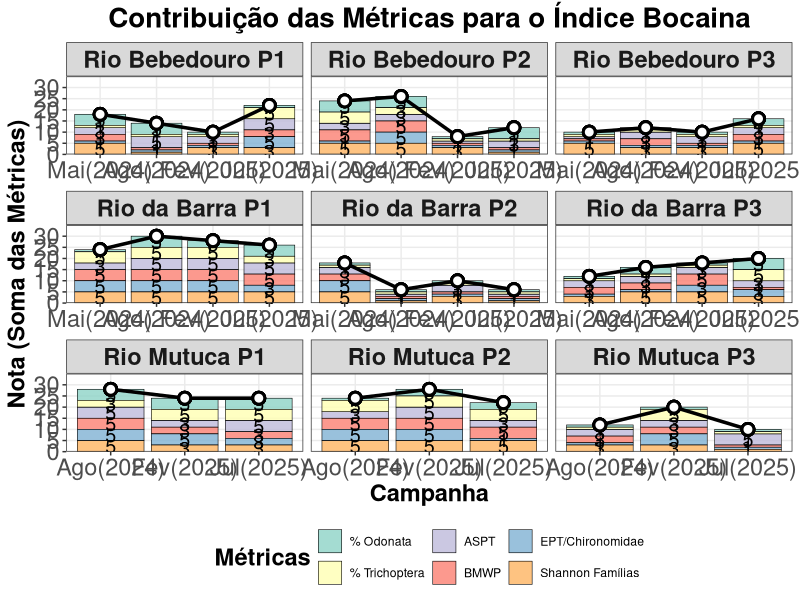
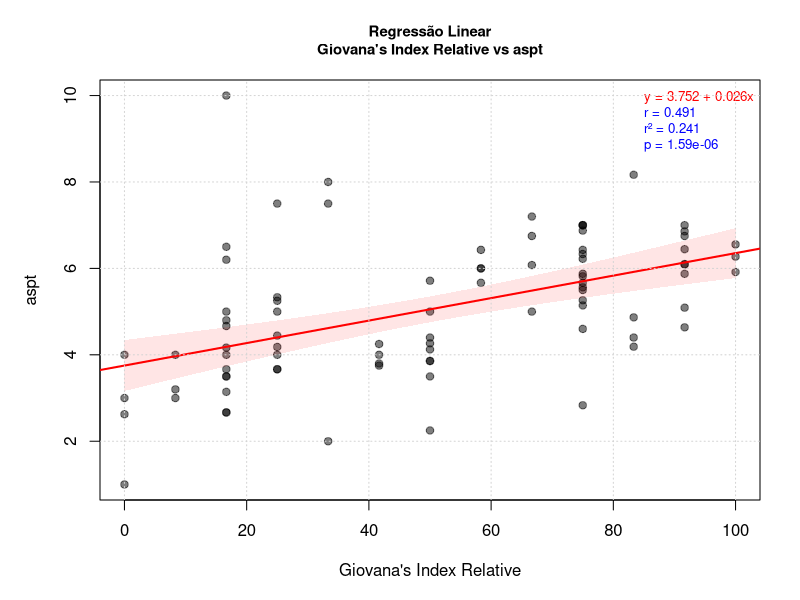
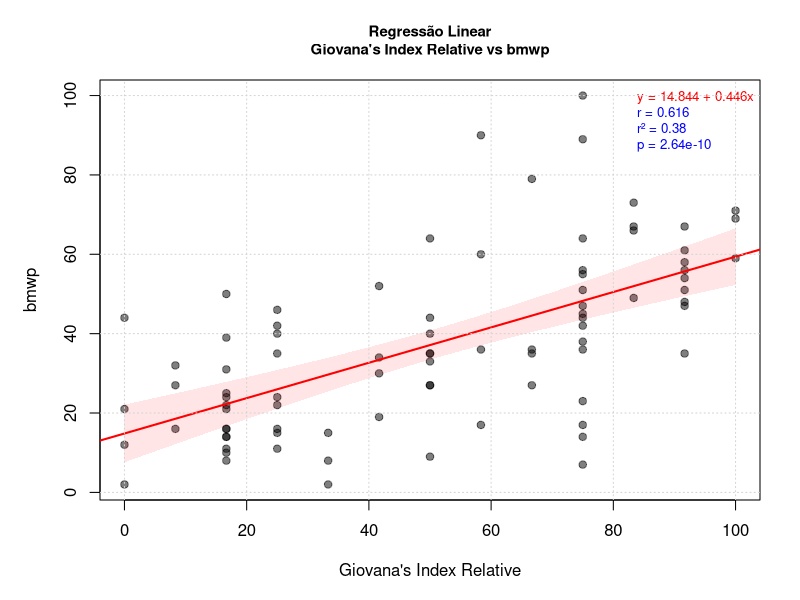
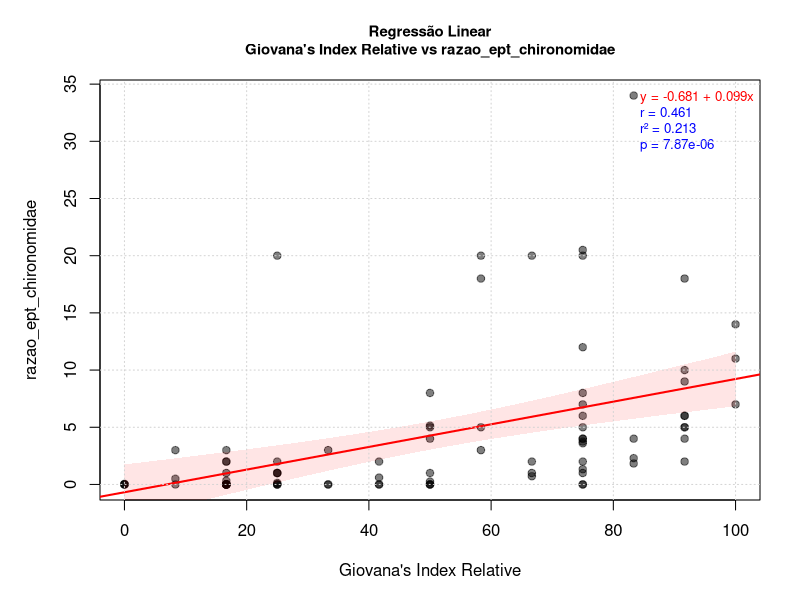
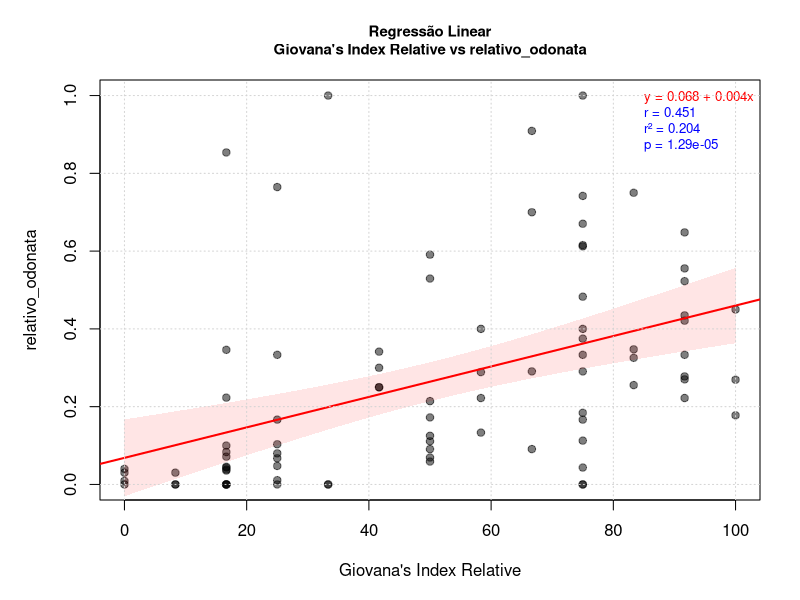
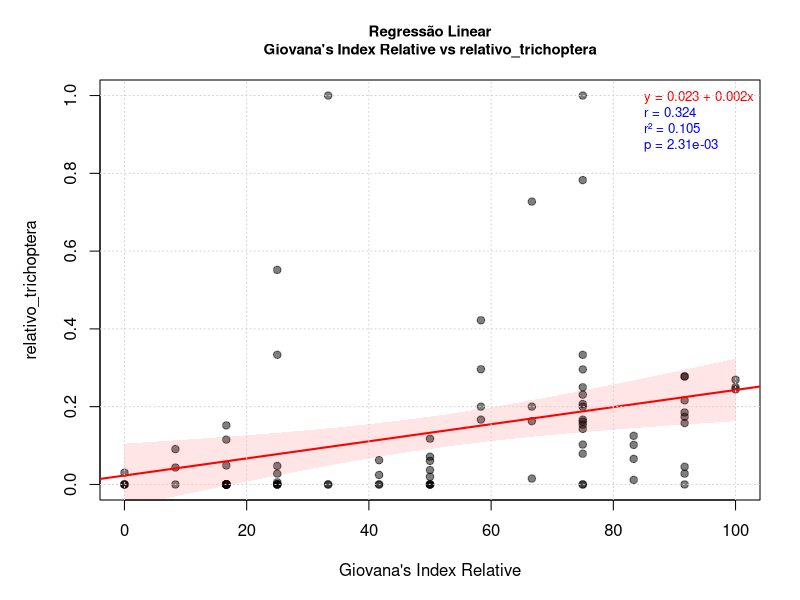
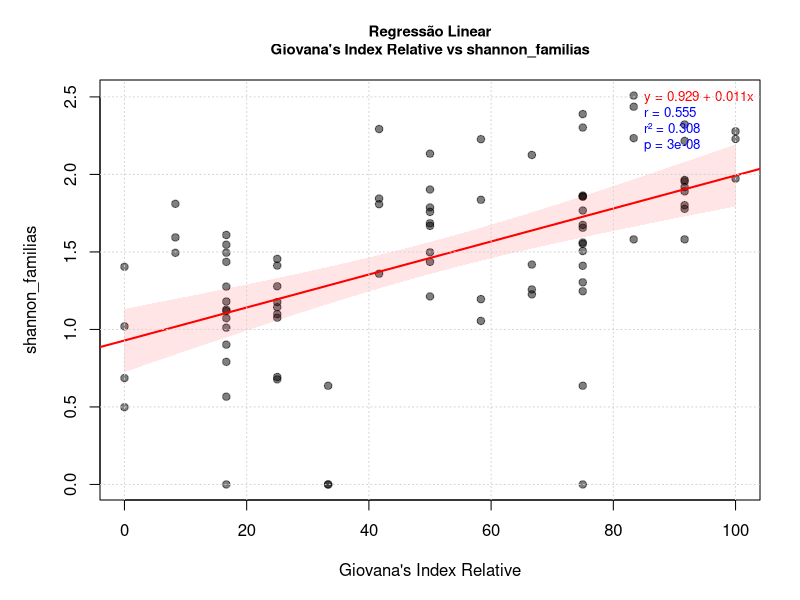
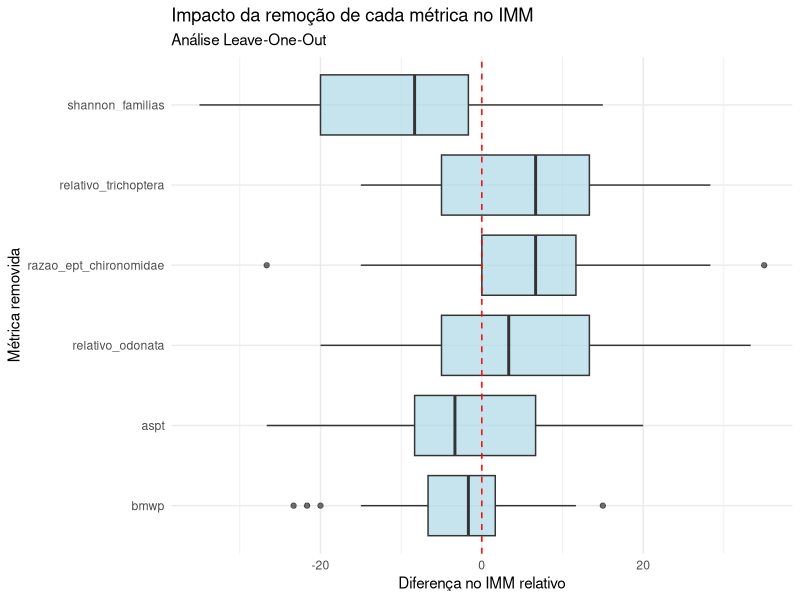

These figures' R source, in order: (Note: this script raises an error after producing the figures.)
library(tidyverse)

################################## Configurações ###############################
set.seed(1994)
pontos_referencia <- c("RiodaBarra-P1/2", "RioMutuca-P1")
pontos_impactado <- c("RiodaBarra-P2", "RioMutuca-P3")
rios <- c("rio_bebedouro", "rio_da_barra", "rio_mutuca")
amostras_descartadas <- c("RiodaBarra-P1")
metodos_de_amostragem <- c("D Net")
vetor_respostas <- c(
  "aspt", 
  "bmwp", 
  #"filtrador_proporcao",
  #"raspadores_proporcao",
  "razao_ept_chironomidae",
  "relativo_odonata",
  "relativo_trichoptera",
  "shannon_familias")

nota_maxima <- length(vetor_respostas) * 5
nota_minima <- length(vetor_respostas)


# Pastas de figuras
pasta_figuras <- "figuras/indice_multimetrico/rede_unica"
if (!dir.exists(pasta_figuras)) {
  dir.create(pasta_figuras, recursive = TRUE)
}

# Pasta de tabelas
pasta_tabelas <- "tabelas/indice_multimetrico/rede_unica"
if (!dir.exists(pasta_tabelas)) {
  dir.create(pasta_tabelas, recursive = TRUE)
}

################################## Carregar dados ##############################
indices_df <- read_csv("dados/processado/matriz_indices_imaturos_piata.csv") 


############################## Pre-processamento ###############################
# Adicionar coluna de impacto
indices_df <- indices_df %>%
  mutate(
    impacto = case_when(
      locality_name %in% pontos_referencia ~ "referencia",
      locality_name %in% pontos_impactado ~ "impactado",
      TRUE ~ "desconsiderado"
    )
  ) %>%
  filter(rio %in% rios) %>%
  filter(!locality_name %in% amostras_descartadas)

dados_filtrados <- indices_df %>%
  filter(impacto != "desconsiderado") %>%
  filter(method %in% metodos_de_amostragem) %>%
  mutate(
    impacto = as.factor(impacto),
    method = as.factor(method)
  ) 

############################### Detectando limiares ############################
estatisticas_df <- data.frame()


for (i in vetor_respostas) {
  print(paste("Analisando índice:", i))
  
  estatisticas <- dados_filtrados %>%
    filter(impacto == "referencia") %>%
    mutate(
      minimo = min(.data[[i]]),
      quartil_25 = quantile(.data[[i]], 0.25, na.rm = TRUE),
      quartil_50 = quantile(.data[[i]], 0.50, na.rm = TRUE),
      quartil_75 = quantile(.data[[i]], 0.75, na.rm = TRUE),
      maximo = max(.data[[i]]),
      metade = quartil_25 / 2
      ) %>%
    mutate(metrica = i) %>%
    select(
      metrica, quartil_25, quartil_50, quartil_75, maximo, minimo, metade
    ) %>%
    group_by(metrica) %>%
    summarise_if(is.numeric, mean, na.rm = TRUE)

  estatisticas_df <- rbind(estatisticas_df, estatisticas)
}

write_csv(
  estatisticas_df,
  file.path(pasta_tabelas, "limiares_indices_imaturos_piata.csv")
)
############################### Aplicando na bacia #############################

statisticas_df_limpa <- estatisticas_df %>%
  select(metrica, quartil_25, metade)

indices_rebalanceados_df <- indices_df %>%
  filter(method %in% metodos_de_amostragem) %>%
  select(campanha, rio, locality_name, vetor_respostas) %>%
  pivot_longer(
    cols = all_of(vetor_respostas),
    names_to = "metrica",
    values_to = "valor"
  ) %>%
  left_join(statisticas_df_limpa, by = "metrica") %>%
  mutate(
    nota = case_when(
      valor >= quartil_25 ~ 5,
      valor >= metade & valor < quartil_25 ~ 3,
      valor < metade ~ 1,
      TRUE ~ NA_real_
    )
  ) 

  



giovanas_index <- indices_rebalanceados_df %>%
  group_by(campanha, rio, locality_name) %>%
  summarise(giovanas_index = sum(nota)) %>%
  ungroup() %>%
  mutate(
    giovanas_index_relative = (giovanas_index - nota_minima) 
                              / (nota_maxima - nota_minima) * 100
  )


tabela_IMM <- giovanas_index %>%
  select(campanha, rio, locality_name, giovanas_index, giovanas_index_relative)

tabela_indices <- indices_df %>%
  select(campanha, rio, locality_name, all_of(vetor_respostas)) %>%
  left_join(tabela_IMM, by = c("campanha", "rio", "locality_name"))

write_csv(
  tabela_indices,
  file.path(pasta_tabelas, "indice_bocaina_imaturos_piata.csv")
)


################## Plot indice multimetrico ####################################
metricas_contribuicao <- indices_rebalanceados_df %>%
  left_join(giovanas_index, by = c("campanha", "rio", "locality_name")) %>%
  mutate(
    metrica_label = case_when(
      metrica == "aspt" ~ "ASPT",
      metrica == "bmwp" ~ "BMWP",
      metrica == "razao_ept_chironomidae" ~ "EPT/Chironomidae",
      metrica == "relativo_odonata" ~ "% Odonata",
      metrica == "relativo_trichoptera" ~ "% Trichoptera",
      metrica == "riqueza_familias_ephemeroptera" ~ "Presença Ephemeroptera",
      metrica == "shannon_familias" ~ "Shannon Famílias",
      TRUE ~ metrica
    ),
    campanha = case_when(
      campanha == "campanha_1" ~ "Mai(2024)",
      campanha == "campanha_2" ~ "Ago(2024)",
      campanha == "campanha_3" ~ "Fev(2025)",
      campanha == "campanha_4" ~ "Jul(2025)",
      TRUE ~ campanha
    ),
    campanha = factor(
      campanha, 
      levels = c("Mai(2024)", "Ago(2024)", "Fev(2025)", "Jul(2025)")
    ),
    locality_name = case_when(
      locality_name == "RioBebedouro-P1" ~ "Rio Bebedouro P1",
      locality_name == "RioBebedouro-P2" ~ "Rio Bebedouro P2",
      locality_name == "RioBebedouro-P3" ~ "Rio Bebedouro P3",
      locality_name == "RiodaBarra-P1/2" ~ "Rio da Barra P1",
      locality_name == "RiodaBarra-P2" ~ "Rio da Barra P2",
      locality_name == "RiodaBarra-P3" ~ "Rio da Barra P3",
      locality_name == "RioMutuca-P1" ~ "Rio Mutuca P1",
      locality_name == "RioMutuca-P2" ~ "Rio Mutuca P2",
      locality_name == "RioMutuca-P3" ~ "Rio Mutuca P3",
      TRUE ~ locality_name
    )
  ) 


plot <- ggplot() +
  # Barras empilhadas com os valores brutos das notas
  geom_col(
    data = metricas_contribuicao,
    aes(x = campanha, y = nota, fill = metrica_label),
    position = "stack",
    alpha = 0.8,
    color = "black",
    size = 0.2
  ) +
  # Adicionar texto com os valores das notas dentro das barras
  geom_text(
    data = metricas_contribuicao,
    aes(x = campanha, y = nota, fill = metrica_label, label = nota),
    position = position_stack(vjust = 0.5),
    size = 5,
    color = "black"
  ) +
  # Linha do índice total
  geom_line(
    data = metricas_contribuicao,
    aes(x = campanha, y = giovanas_index, group = 1),
    color = "black",
    size = 1.2
  ) +
  # Pontos do índice total
  geom_point(
    data = metricas_contribuicao,
    aes(x = campanha, y = giovanas_index),
    color = "black",
    size = 3,
    shape = 21,
    fill = "white",
    stroke = 1.5
  ) +
  facet_wrap(~  locality_name, scales = "free_x", ncol = 3) +
  labs(
    x = "Campanha",
    y = "Nota (Soma das Métricas)",
    fill = "Métricas",
    title = "Contribuição das Métricas para o Índice Bocaina"
  ) +
  scale_fill_brewer(palette = "Set3") +
  theme_bw() +
  theme(
    axis.text = element_text(angle = 0, hjust = 0.5, size = 17),
    legend.position = "bottom",
    panel.grid.minor = element_blank(),
    strip.text = element_text(size = 17, face = "bold"),
    plot.title = element_text(size = 20, face = "bold", hjust = 0.5),
    axis.title = element_text(size = 17, face = "bold"),
    legend.title = element_text(size = 17, face = "bold")
    
  ) +
  scale_y_continuous(
    limits = c(0, nota_maxima + 5),
    breaks = seq(0, nota_maxima, by = 5),
    expand = c(0, 0)
  )

ggsave(
  filename = file.path(pasta_figuras, "indice_bocaina_imaturos_piata.png"),
  plot = plot,
  width = 15,
  height = 15,
  dpi = 300
)


############################# plotar correlação entre métricas e IMM ###########
# Identificar colunas numéricas (excluindo giovanas_index_relative e giovanas_index)
colunas_numericas <- names(tabela_indices)[sapply(tabela_indices, is.numeric)]
colunas_para_plotar <- setdiff(colunas_numericas, c("giovanas_index_relative", "giovanas_index"))

# Criar gráficos de dispersão para giovanas_index_relative vs outras variáveis numéricas
if(length(colunas_para_plotar) > 0) {
  # Criar um arquivo PDF com todos os gráficos
  pdf(file.path(pasta_figuras, "graficos_giovanas_index_relative.pdf"),
      width = 10, height = 8)
  
  for(var in colunas_para_plotar) {
    # Extrair valores
    x <- tabela_indices[["giovanas_index_relative"]]
    y <- tabela_indices[[var]]
    
    # Remover NAs
    validos <- complete.cases(x, y)
    x_clean <- x[validos]
    y_clean <- y[validos]
    
    # Pular se não houver dados suficientes
    if(length(x_clean) < 3) next
    
    # Calcular correlação
    r <- cor(x_clean, y_clean, method = "pearson")
    r2 <- r^2
    
    # Teste de correlação
    cor_test <- cor.test(x_clean, y_clean, method = "pearson")
    p_val <- cor_test$p.value
    
    # Ajustar modelo de regressão linear
    modelo_linear <- lm(y_clean ~ x_clean)
    
    # Extrair coeficientes da regressão
    intercepto <- coef(modelo_linear)[1]
    inclinacao <- coef(modelo_linear)[2]
    
    # Criar o gráfico
    par(mar = c(5, 5, 4, 2))
    plot(x_clean, y_clean,
         xlab = "Giovana's Index Relative",
         ylab = var,
         main = paste("Regressão Linear\nGiovana's Index Relative vs", var),
         pch = 19,
         col = rgb(0, 0, 0, 0.5),
         cex.main = 0.9)
    
    # Adicionar linha de regressão linear
    abline(modelo_linear, col = "red", lwd = 2)
    
    # Adicionar intervalo de confiança da regressão
    if(length(x_clean) > 10) {  # Só adiciona intervalo se houver dados suficientes
      x_ordenado <- seq(min(x_clean), max(x_clean), length.out = 100)
      intervalo_conf <- predict(modelo_linear, 
                               newdata = data.frame(x_clean = x_ordenado), 
                               interval = "confidence")
      
      # Adicionar banda de confiança
      polygon(c(x_ordenado, rev(x_ordenado)),
              c(intervalo_conf[,2], rev(intervalo_conf[,3])),
              col = rgb(1, 0, 0, 0.1), border = NA)
    }
    
    # Adicionar equação da reta e estatísticas
    equacao <- paste0("y = ", round(intercepto, 3), 
                     ifelse(inclinacao >= 0, " + ", " - "), 
                     round(abs(inclinacao), 3), "x")
    
    legend("topright",
           legend = c(
             equacao,
             paste("r =", round(r, 3)),
             paste("r² =", round(r2, 3)),
             paste("p =", format(p_val, scientific = TRUE, digits = 3))
           ),
           bty = "n",
           cex = 0.8,
           text.col = c("red", "blue", "blue", "blue"))
    
    # Adicionar grid
    grid()
  }
  
  dev.off()
  
  cat("Gráficos de regressão linear salvos em: graficos_giovanas_index_relative.pdf\n")
  
  # Também criar uma tabela resumo das correlações
  resultado_correlacoes <- data.frame(
    Variavel = colunas_para_plotar,
    Correlacao_r = NA,
    R_quadrado = NA,
    P_valor = NA,
    Significativo_005 = NA
  )
  
  for(i in 1:length(colunas_para_plotar)) {
    var <- colunas_para_plotar[i]
    validos <- complete.cases(tabela_indices[["giovanas_index_relative"]], 
                             tabela_indices[[var]])
    
    if(sum(validos) >= 3) {
      cor_test <- cor.test(tabela_indices[["giovanas_index_relative"]][validos], 
                          tabela_indices[[var]][validos])
      resultado_correlacoes$Correlacao_r[i] <- round(cor_test$estimate, 3)
      resultado_correlacoes$R_quadrado[i] <- round(cor_test$estimate^2, 3)
      resultado_correlacoes$P_valor[i] <- format(cor_test$p.value, scientific = TRUE, digits = 3)
      resultado_correlacoes$Significativo_005[i] <- cor_test$p.value < 0.05
    }
  }
  
  # Mostrar e salvar resultados
  print(resultado_correlacoes)
  write.csv(resultado_correlacoes, file.path(pasta_tabelas, "correlacoes_giovanas_index_relative.csv"), row.names = FALSE)
  
}

############################## INACABADO INACABADO #############################
############################### Análise Leave-One-Out ##########################
############################## INACABADO INACABADO #############################

# Função para calcular o IMM com um conjunto específico de métricas
calcular_imm <- function(vetor_metricas, dados, estatisticas_df) {
  
  # Ajustar notas máximas e mínimas para o número de métricas
  nota_max_parcial <- length(vetor_metricas) * 5
  nota_min_parcial <- length(vetor_metricas)
  
  # Filtrar estatísticas para as métricas selecionadas
  estatisticas_parciais <- estatisticas_df %>%
    filter(metrica %in% vetor_metricas) %>%
    select(metrica, quartil_25, metade)
  
  # Calcular IMM parcial
  imm_parcial <- dados %>%
    select(campanha, rio, locality_name, all_of(vetor_metricas)) %>%
    pivot_longer(
      cols = all_of(vetor_metricas),
      names_to = "metrica",
      values_to = "valor"
    ) %>%
    left_join(estatisticas_parciais, by = "metrica") %>%
    mutate(
      nota = case_when(
        valor >= quartil_25 ~ 5,
        valor >= metade & valor < quartil_25 ~ 3,
        valor < metade ~ 1,
        TRUE ~ NA_real_
      )
    ) %>%
    group_by(campanha, rio, locality_name) %>%
    summarise(
      imm_score = sum(nota),
      n_metricas = n(),
      .groups = 'drop'
    ) %>%
    mutate(
      imm_relative = (imm_score - nota_min_parcial) / 
                     (nota_max_parcial - nota_min_parcial) * 100
    )
  
  return(imm_parcial)
}

# Calcular IMM completo (referência)
imm_completo <- calcular_imm(vetor_respostas, indices_df, estatisticas_df)

# Inicializar dataframe para resultados
resultados_loo <- data.frame()

# Loop Leave-One-Out
for (metrica_removida in vetor_respostas) {
  
  cat("\n========================================\n")
  cat("Removendo métrica:", metrica_removida, "\n")
  
  # Criar vetor sem a métrica atual
  metricas_reduzidas <- vetor_respostas[vetor_respostas != metrica_removida]
  
  # Calcular IMM sem essa métrica
  imm_parcial <- calcular_imm(metricas_reduzidas, indices_df, estatisticas_df)
  
  # Comparar com o IMM completo
  comparacao <- imm_completo %>%
    select(campanha, rio, locality_name, imm_completo = imm_relative) %>%
    left_join(
      imm_parcial %>% 
        select(campanha, rio, locality_name, imm_parcial = imm_relative),
      by = c("campanha", "rio", "locality_name")
    ) %>%
    mutate(
      metrica_removida = metrica_removida,
      diferenca = imm_parcial - imm_completo,
      diferenca_absoluta = abs(diferenca)
    )
  
  resultados_loo <- bind_rows(resultados_loo, comparacao)
  
  # Resumo estatístico
  cat("Diferença média:", mean(comparacao$diferenca, na.rm = TRUE), "\n")
  cat("Diferença absoluta média:", mean(comparacao$diferenca_absoluta, na.rm = TRUE), "\n")
  cat("Correlação com IMM completo:", cor(comparacao$imm_completo, comparacao$imm_parcial, use = "complete.obs"), "\n")
}

# Salvar resultados completos
write_csv(
  resultados_loo,
  file.path(pasta_tabelas, "resultados_leave_one_out.csv")
)

############################### Análise de estabilidade ########################

# Resumo por métrica removida
resumo_loo <- resultados_loo %>%
  group_by(metrica_removida) %>%
  summarise(
    correlacao = cor(imm_completo, imm_parcial, use = "complete.obs"),
    dif_media = mean(diferenca, na.rm = TRUE),
    dif_abs_media = mean(diferenca_absoluta, na.rm = TRUE),
    dif_dp = sd(diferenca, na.rm = TRUE),
    dif_max = max(diferenca_absoluta, na.rm = TRUE),
    n_amostras = n(),
    .groups = 'drop'
  ) %>%
  arrange(desc(correlacao))

write_csv(
  resumo_loo,
  file.path(pasta_tabelas, "resumo_leave_one_out.csv")
)

############################### Visualizações ##################################

# 1. Boxplot das diferenças por métrica removida
p1 <- ggplot(resultados_loo, aes(x = reorder(metrica_removida, diferenca_absoluta), 
                                  y = diferenca)) +
  geom_boxplot(fill = "lightblue", alpha = 0.7) +
  geom_hline(yintercept = 0, linetype = "dashed", color = "red") +
  coord_flip() +
  labs(
    title = "Impacto da remoção de cada métrica no IMM",
    subtitle = "Análise Leave-One-Out",
    x = "Métrica removida",
    y = "Diferença no IMM relativo"
  ) +
  theme_minimal()

ggsave(
  file.path(pasta_figuras, "leave_one_out_boxplot.png"),
  p1,
  width = 12,
  height = 8
)

# 2. Correlação entre IMM completo e parcial para cada métrica
p2 <- ggplot(resumo_loo, aes(x = reorder(metrica_removida, correlacao), 
                              y = correlacao)) +
  geom_col(fill = "steelblue") +
  geom_text(aes(label = round(correlacao, 3)), hjust = -0.1) +
  coord_flip() +
  labs(
    title = "Correlação entre IMM completo e IMM sem cada métrica",
    x = "Métrica removida",
    y = "Correlação de Pearson"
  ) +
  ylim(0.5, 1) +
  theme_minimal()

ggsave(
  file.path(pasta_figuras, "leave_one_out_correlacao.png"),
  p2,
  width = 12,
  height = 8
)

# 3. Scatterplot para a métrica mais influente
metrica_mais_influente <- resumo_loo$metrica_removida[which.min(resumo_loo$correlacao)]

p3 <- resultados_loo %>%
  filter(metrica_removida == metrica_mais_influente) %>%
  ggplot(aes(x = imm_completo, y = imm_parcial)) +
  geom_point(alpha = 0.6) +
  geom_abline(slope = 1, intercept = 0, color = "red", linetype = "dashed") +
  geom_smooth(method = "lm", se = TRUE, color = "blue") +
  labs(
    title = paste("IMM completo vs IMM sem", metrica_mais_influente),
    x = "IMM completo (%)",
    y = paste("IMM sem", metrica_mais_influente, "(%)")
  ) +
  theme_minimal()

ggsave(
  file.path(pasta_figuras, "leave_one_out_scatter_mais_influente.png"),
  p3,
  width = 10,
  height = 8
)

# 4. Heatmap da diferença por ponto amostral
p4 <- resultados_loo %>%
  ggplot(aes(x = locality_name, y = metrica_removida, fill = diferenca)) +
  geom_tile() +
  scale_fill_gradient2(low = "red", mid = "white", high = "blue", 
                       midpoint = 0, name = "Diferença") +
  labs(
    title = "Impacto da remoção de métricas por ponto amostral",
    x = "Ponto amostral",
    y = "Métrica removida"
  ) +
  theme_minimal() +
  theme(axis.text.x = element_text(angle = 45, hjust = 1))

ggsave(
  file.path(pasta_figuras, "leave_one_out_heatmap.png"),
  p4,
  width = 14,
  height = 10
)

# 5. Gráfico de importância das métricas
p5 <- ggplot(resumo_loo, aes(x = reorder(metrica_removida, dif_abs_media), 
                              y = dif_abs_media)) +
  geom_col(fill = "darkred", alpha = 0.8) +
  geom_errorbar(aes(ymin = dif_abs_media - dif_dp, 
                    ymax = dif_abs_media + dif_dp),
                width = 0.2) +
  coord_flip() +
  labs(
    title = "Importância relativa das métricas no IMM",
    subtitle = "Baseado na diferença absoluta média ao remover cada métrica",
    x = "Métrica",
    y = "Diferença absoluta média (%)"
  ) +
  theme_minimal()

ggsave(
  file.path(pasta_figuras, "leave_one_out_importancia.png"),
  p5,
  width = 12,
  height = 8
)

############################### Análise de redundância #########################


# Função para criar matriz de p-valores
pval_spearman <- function(df) {
  vars <- names(df)
  n <- length(vars)
  p_mat <- matrix(NA, n, n)
  colnames(p_mat) <- vars
  rownames(p_mat) <- vars

  # Loop pelos pares de variáveis
  for (i in 1:n) {
    for (j in 1:n) {
      if (i == j) {
        p_mat[i, j] <- 0
      } else {
        teste <- cor.test(df[[i]], df[[j]], method = "spearman")
        p_mat[i, j] <- teste$p.value
      }
    }
  }
  return(p_mat)
}



# Matriz de correlação entre métricas
matriz_cor <- dados_filtrados %>%
  select(all_of(vetor_respostas)) %>%
  cor(method = "spearman")

matriz_pval <- pval_spearman(dados_filtrados %>% select(all_of(vetor_respostas)))

# Salvar matriz
write_csv(
  as.data.frame(matriz_cor) %>% rownames_to_column("metrica"),
  file.path(pasta_tabelas, "correlacao_metricas.csv")
)

# Visualizar matriz de correlação
install.packages("corrplot")  # Instalar o pacote corrplot se ainda não estiver instalado

png(file.path(pasta_figuras, "correlacao_metricas.png"), 
    width = 800, height = 800)
corrplot(matriz_cor, 
         method = "color", 
         type = "upper", 
         addCoef.col = "black",
         tl.col = "black", 
         tl.srt = 45,
         title = "Correlação entre métricas do IMM",
         mar = c(0,0,2,0))
dev.off()

# visualizar matriz de p-valores
png(file.path(pasta_figuras, "pval_metricas.png"), 
    width = 800, height = 800)
corrplot(matriz_pval, 
         method = "color",
         type = "upper",
         addCoef.col = "black",
         tl.col = "black",
         tl.srt = 45,
         title = "P-valores da correlação entre métricas do IMM",
         mar = c(0,0,2,0))
dev.off()

############################### Resumo final ###################################
cat("\n\n========================================\n")
cat("RESUMO DA ANÁLISE LEAVE-ONE-OUT\n")
cat("========================================\n\n")

cat("Métricas mais influentes (maior diferença):\n")
resumo_loo %>%
  top_n(3, dif_abs_media) %>%
  select(metrica_removida, dif_abs_media, correlacao) %>%
  print()

cat("\nMétricas menos influentes (menor diferença):\n")
resumo_loo %>%
  top_n(3, desc(dif_abs_media)) %>%
  select(metrica_removida, dif_abs_media, correlacao) %>%
  print()

cat("\nCorrelação média entre IMM completo e parcial:", 
    mean(resumo_loo$correlacao), "\n")
cat("Desvio padrão das correlações:", 
    sd(resumo_loo$correlacao), "\n")
